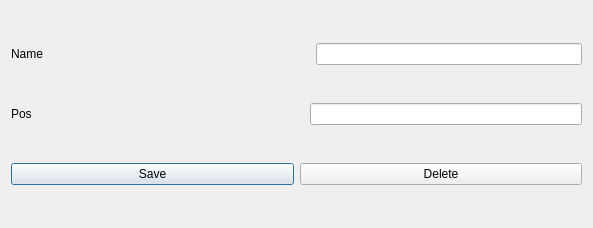
<?xml version="1.0" encoding="UTF-8"?>
<ui version="4.0">
 <class>Dialog</class>
 <widget class="QDialog" name="Dialog">
  <property name="geometry">
   <rect>
    <x>0</x>
    <y>0</y>
    <width>593</width>
    <height>228</height>
   </rect>
  </property>
  <property name="windowTitle">
   <string>Dialog</string>
  </property>
  <layout class="QVBoxLayout" name="verticalLayout">
   <item>
    <layout class="QHBoxLayout" name="horizontalLayout_2">
     <item>
      <widget class="QLabel" name="label">
       <property name="text">
        <string>Name</string>
       </property>
      </widget>
     </item>
     <item>
      <spacer name="horizontalSpacer">
       <property name="orientation">
        <enum>Qt::Orientation::Horizontal</enum>
       </property>
       <property name="sizeHint" stdset="0">
        <size>
         <width>40</width>
         <height>20</height>
        </size>
       </property>
      </spacer>
     </item>
     <item>
      <widget class="QLineEdit" name="le_name"/>
     </item>
    </layout>
   </item>
   <item>
    <layout class="QHBoxLayout" name="horizontalLayout_3">
     <item>
      <widget class="QLabel" name="label_2">
       <property name="text">
        <string>Pos</string>
       </property>
      </widget>
     </item>
     <item>
      <spacer name="horizontalSpacer_2">
       <property name="orientation">
        <enum>Qt::Orientation::Horizontal</enum>
       </property>
       <property name="sizeHint" stdset="0">
        <size>
         <width>40</width>
         <height>20</height>
        </size>
       </property>
      </spacer>
     </item>
     <item>
      <widget class="QLineEdit" name="le_pos"/>
     </item>
    </layout>
   </item>
   <item>
    <layout class="QHBoxLayout" name="horizontalLayout">
     <item>
      <widget class="QPushButton" name="b_save">
       <property name="text">
        <string>Save</string>
       </property>
      </widget>
     </item>
     <item>
      <widget class="QPushButton" name="b_delete">
       <property name="text">
        <string>Delete</string>
       </property>
      </widget>
     </item>
    </layout>
   </item>
  </layout>
 </widget>
 <resources/>
 <connections>
  <connection>
   <sender>b_save</sender>
   <signal>clicked()</signal>
   <receiver>Dialog</receiver>
   <slot>accept()</slot>
   <hints>
    <hint type="sourcelabel">
     <x>151</x>
     <y>199</y>
    </hint>
    <hint type="destinationlabel">
     <x>296</x>
     <y>113</y>
    </hint>
   </hints>
  </connection>
  <connection>
   <sender>b_delete</sender>
   <signal>clicked()</signal>
   <receiver>Dialog</receiver>
   <slot>reject()</slot>
   <hints>
    <hint type="sourcelabel">
     <x>441</x>
     <y>199</y>
    </hint>
    <hint type="destinationlabel">
     <x>296</x>
     <y>113</y>
    </hint>
   </hints>
  </connection>
 </connections>
</ui>
